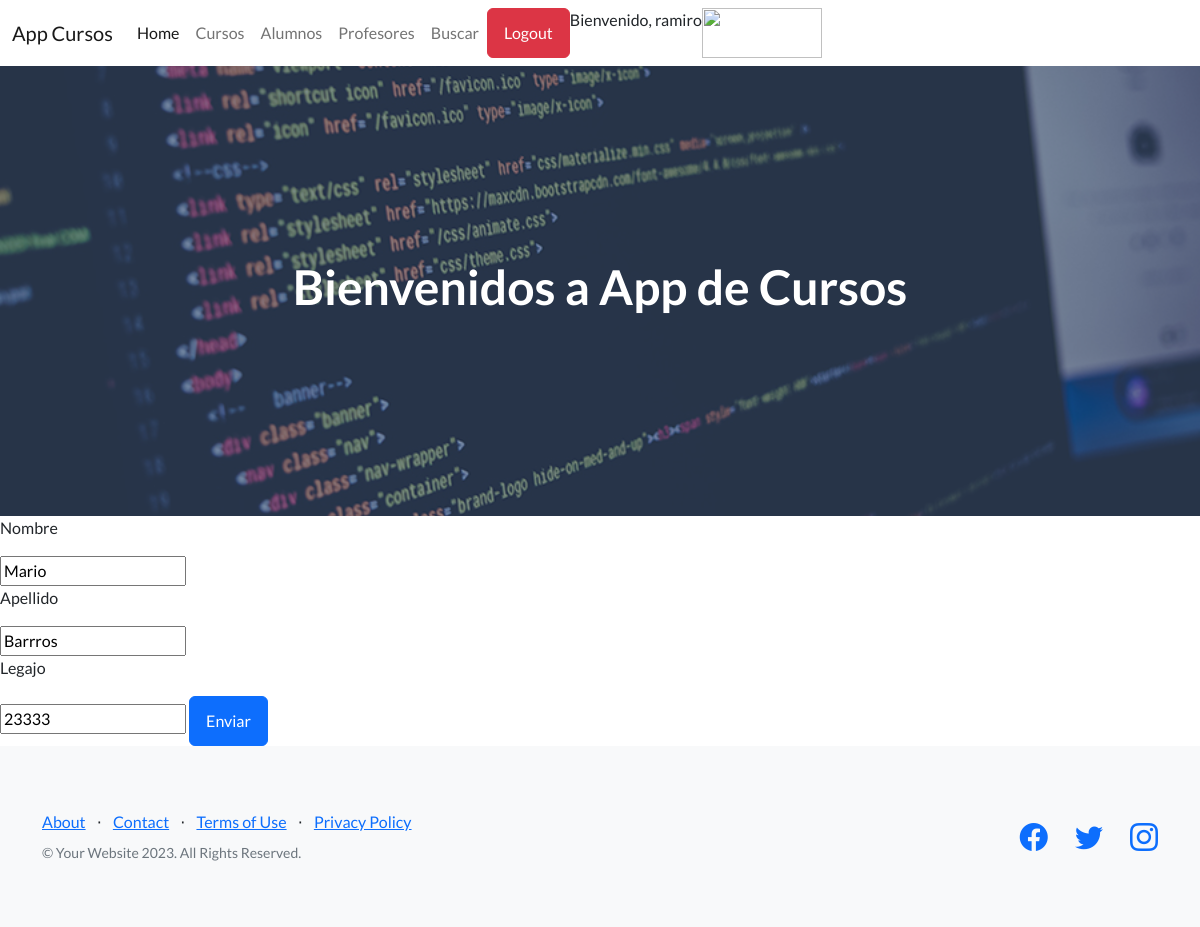
Before: /AppCursos/editar_alumno/2 (signed in) with the older database file.
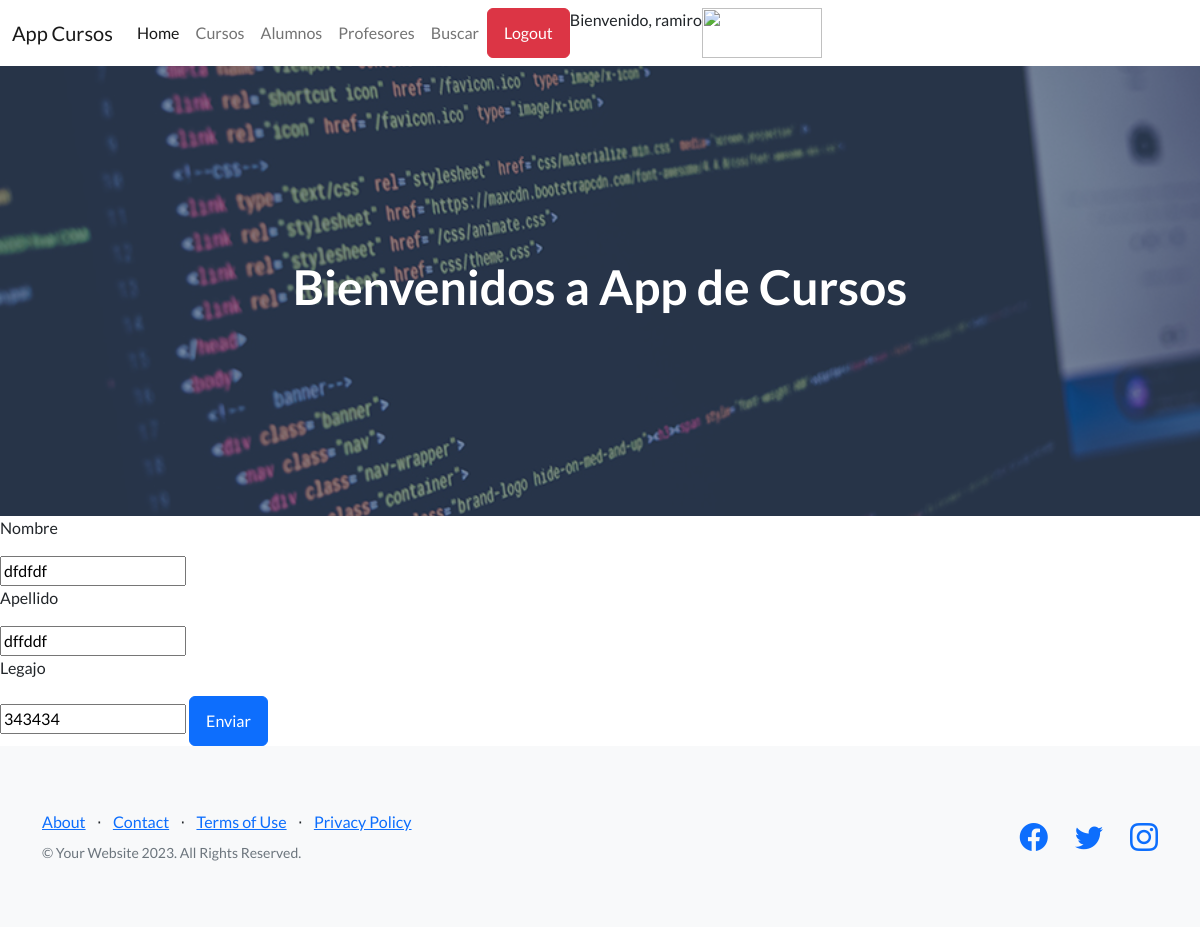
After: the same page with the newer database file.
### AppCursos/models.py (models this page shows, shortened)
class Alumno (models.Model):
    nombre_alumno = models.CharField(max_length=40)
    apellido_alumno = models.CharField(max_length=40)
    legajo_alumno = models.IntegerField()

### AppCursos/views.py (the view)
# urls.py: path("editar_alumno/<int:id>" , views.editar_alumno , name="editar_alumno"),
def editar_alumno(request , id):
    alumno = Alumno.objects.get(id=id)
    if request.method == "POST":
        mi_formulario = Alumno_formulario( request.POST )
        if mi_formulario.is_valid():
            datos = mi_formulario.cleaned_data
            alumno.nombre_alumno = datos["nombre_alumno"]
            alumno.apellido_alumno = datos["apellido_alumno"]
            alumno.legajo_alumno = datos ["legajo_alumno"]
            alumno.save()
            alumno = Alumno.objects.all()
            return render(request , "alumnos.html" , {"alumnos":alumno})
    else:
        mi_formulario = Alumno_formulario(initial={"nombre_alumno":alumno.nombre_alumno , "apellido_alumno":alumno.apellido_alumno, "legajo_alumno":alumno.legajo_alumno})
    return render( request , "editar_alumno.html" , {"mi_formulario": mi_formulario , "alumno":alumno})

### AppCursos/forms.py
class Alumno_formulario(forms.Form):
    nombre_alumno = forms.CharField(max_length=30)
    apellido_alumno = forms.CharField(max_length=30)
    legajo_alumno = forms.IntegerField()

### AppCursos/template/editar_alumno.html (shortened to what this page needs)
{% extends "padre.html" %}
{% load static %}
{% block contenido %}
    <form action="{% url 'editar_alumno' alumno.id %}" method="POST">
        <p>Nombre</p>
        {{mi_formulario.nombre_alumno}}
        <p>Apellido</p>
        {{mi_formulario.apellido_alumno}}
        <p>Legajo</p>
        {{mi_formulario.legajo_alumno}}
        <button class="btn btn-primary">Enviar</button>
    </form>
{% endblock %}

Changed rows visible on the page:
changed Alumno: nombre_alumno "Mario" → "dfdfdf"; apellido_alumno "Barrros" → "dffddf"; legajo_alumno "23333" → "343434"
